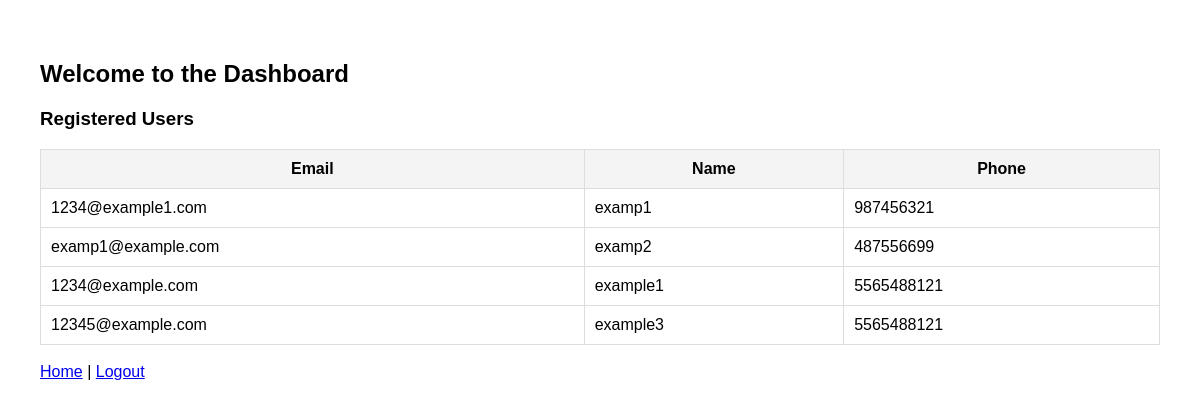
Before: /user/dashboard/1234@example1.com with the older database file.
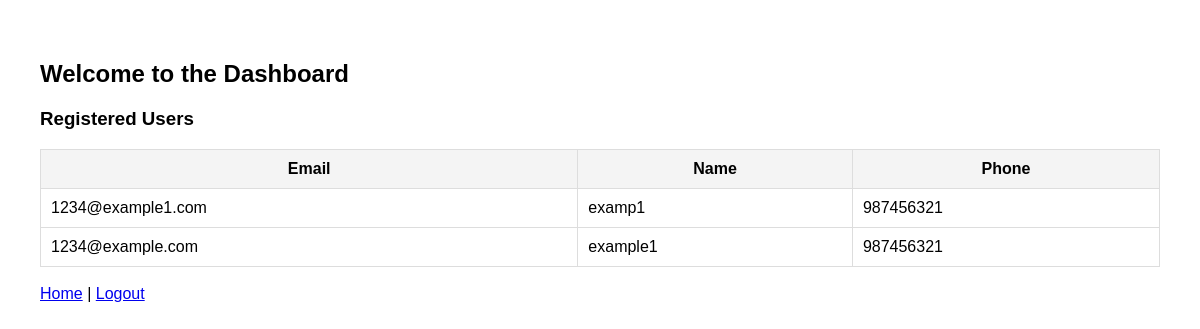
After: the same page with the newer database file.
### models.py (models this page shows, shortened)
class User(Base):
    __tablename__ = "users"
    email = Column(String, primary_key=True, index=True)
    name = Column(String, index=True)
    phone = Column(String, index=True)
    password = Column(String)

### main.py (the view)
@app.get("/user/dashboard/{email}", response_class=HTMLResponse)
async def dashboard(request: Request, email: str, db: Session = Depends(get_db)):
    user = db.query(models.User).filter(models.User.email == email).first()
    users = db.query(models.User).all()
    if not user:
        return RedirectResponse(url="/", status_code=303)
    return templates.TemplateResponse("dashboard.html", {"request": request, "users": users})

### templates/dashboard.html (shortened to what this page needs)
<!DOCTYPE html>
<html lang="en">
<head>
    <link rel="stylesheet" href="/static/styles.css">
</head>
<body>
    <h2>Welcome to the Dashboard</h2>
    <h3>Registered Users</h3>
    {% if users %}
        <table border="1">
            <thead>
                <tr>
                    <th>Email</th>
                    <th>Name</th>
                    <th>Phone</th>
                </tr>
            </thead>
            <tbody>
                {% for user in users %}
                    <tr>
                        <td>{{ user.email }}</td>
                        <td>{{ user.name }}</td>
                        <td>{{ user.phone }}</td>
                    </tr>
                {% endfor %}
            </tbody>
        </table>
    {% else %}
        <p>No users found.</p>
    {% endif %}
    <br>
    <a href="/login">Home</a> |
    <a href="/login">Logout</a>
</body>
</html>

### static/styles.css (style rules this page uses)
body { font-family: Arial, sans-serif; margin: 20px; padding: 20px; }
table { width: 100%; border-collapse: collapse; }
th, td { padding: 10px; border: 1px solid #ddd; }
th { background-color: #f4f4f4; }

Changed rows visible on the page:
removed User: email "examp1@example.com", name "examp2", phone "487556699"
removed User: email "12345@example.com", name "example3", phone "5565488121"
changed User "1234@example.com": phone "5565488121" → "987456321"
